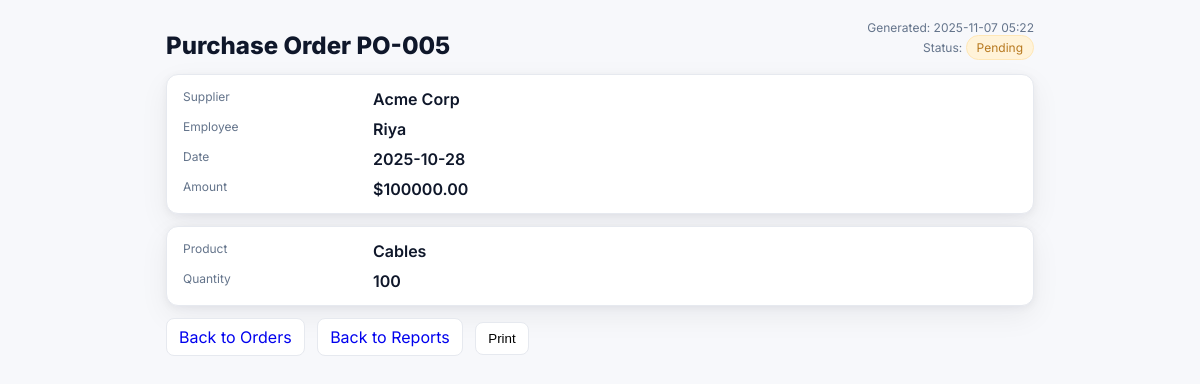
The page /admin/orders/5/view (signed in) on the database its author committed.
### models.py (models this page shows, shortened)
class Order(db.Model):
    id = db.Column(db.Integer, primary_key=True)
    code = db.Column(db.String(20), unique=True, nullable=False)     # e.g., "PO-001"
    date = db.Column(db.Date, default=date.today, nullable=False)
    amount = db.Column(db.Float, default=0.0)                         # total dollar amount
    product_name = db.Column(db.String(100))
    quantity = db.Column(db.Integer)
    status = db.Column(db.String(20), default="Pending")              # Pending, Approved, Rejected
    employee_id = db.Column(db.Integer, db.ForeignKey('user.id'), nullable=False)
    supplier_id = db.Column(db.Integer, db.ForeignKey('supplier.id')) # nullable if supplier optional

class Supplier(db.Model):
    id = db.Column(db.Integer, primary_key=True)
    name = db.Column(db.String(100))
    contact = db.Column(db.String(100))
    email = db.Column(db.String(100))
    address = db.Column(db.String(200))
    orders = db.relationship('Order', backref='supplier', lazy=True)

class User(db.Model):
    id = db.Column(db.Integer, primary_key=True)
    name = db.Column(db.String(100))
    email = db.Column(db.String(100), unique=True)
    password = db.Column(db.String(100))
    role = db.Column(db.String(20))  # 'admin' or 'employee'
    orders = db.relationship('Order', backref='employee', lazy=True)

### app.py (the view)
@app.route('/admin/orders/<int:order_id>/view')
def admin_order_view(order_id):
    if session.get('role') != 'admin':
        flash("Unauthorized access"); return redirect('/')
    o = Order.query.get_or_404(order_id)
    return render_template('admin/order_view.html', o=o, generated_at=datetime.now())

### templates/admin/order_view.html (shortened to what this page needs)
<!doctype html>
<html lang="en">
<head>
  <link rel="stylesheet" href="{{ url_for('static', filename='admin.css') }}">
</head>
<body>
  <div class="ovWrap">
    <div class="ovHead">
      <h1 class="ovTitle">Purchase Order {{ o.code }}</h1>
      <div class="ovMeta">
        Generated: {{ generated_at.strftime('%Y-%m-%d %H:%M') }}<br>
        Status:
        <span class="ovBadge {% if o.status=='Approved' %}ovGreen{% elif o.status=='Rejected' %}ovRed{% else %}ovAmber{% endif %}">
          {{ o.status }}
        </span>
      </div>
    </div>
    <div class="ovCard">
      <div class="ovGrid">
        <div class="ovLabel">Supplier</div><div class="ovValue">{{ o.supplier.name if o.supplier else '-' }}</div>
        <div class="ovLabel">Employee</div><div class="ovValue">{{ o.employee.name if o.employee else '-' }}</div>
        <div class="ovLabel">Date</div><div class="ovValue">{{ o.date }}</div>
        <div class="ovLabel">Amount</div><div class="ovValue">${{ '%.2f'|format(o.amount or 0) }}</div>
      </div>
    </div>
    <div class="ovCard">
      <div class="ovGrid">
        <div class="ovLabel">Product</div><div class="ovValue">{{ o.product_name or '-' }}</div>
        <div class="ovLabel">Quantity</div><div class="ovValue">{{ o.quantity or 0 }}</div>
      </div>
    </div>
    <div class="ovActions">
      <a class="ovBtn" href="{{ url_for('admin_orders') }}">Back to Orders</a>
      <a class="ovBtn" href="{{ url_for('admin_reports') }}">Back to Reports</a>
      <button class="ovBtn" onclick="window.print()">Print</button>
    </div>
  </div>
</body>
</html>

### static/admin.css (style rules this page uses)
:root { --adminBg: #f7f8fb; --adminPanel: #ffffff; --adminText: #0f172a; --adminMuted: #667085; --adminBorder: #e6e9ef; --adminPrimary: #3b82f6; --adminPrimarySoft: #e6efff; --adminGreen: #22c55e; --adminGreenSoft: #e7f8ee; --adminAmber: #f59e0b; --adminAmberSoft: #fff3d9; --adminRed: #ef4444; --adminRedSoft: #ffe4e6; --adminNavBorder: var(--adminBorder); --adminNavBg: #ffffffcc; --adminNavLink: #374151; --adminNavLinkHover: #f1f5f9; --adminNavPrimary: var(--adminPrimary); --adminRadius: 12px; --adminShadow: 0 10px 30px rgba(16, 24, 40, .06), 0 2px 8px rgba(16, 24, 40, .05); }
* { box-sizing: border-box }
html, body { height: 100%; margin: 0 }
body { font-family: Inter, system-ui, -apple-system, Segoe UI, Roboto, Arial, sans-serif; color: var(--adminText); background: var(--adminBg); }
:root { --adminNavBorder: #e6e9ef; --adminNavBg: #ffffffcc; --adminNavLink: #374151; --adminNavLinkHover: #f1f5f9; --adminNavPrimary: #3b82f6; }

### templates/admin/order_view.html (style rules this page uses)
.ovWrap { max-width:900px;margin:20px auto;padding:0 16px }
.ovHead { display:flex;justify-content:space-between;align-items:flex-end;margin-bottom:14px }
.ovTitle { font-size:24px;font-weight:800;margin:0 }
.ovMeta { font-size:12px;color:#64748b;text-align:right }
.ovCard { background:#fff;border:1px solid var(--adminBorder);border-radius:12px;box-shadow:var(--adminShadow);padding:14px 16px;margin-bottom:12px }
.ovGrid { display:grid;grid-template-columns:180px 1fr;gap:10px }
.ovLabel { font-size:12px;color:#64748b }
.ovValue { font-weight:600 }
.ovBadge { display:inline-block;padding:4px 10px;border-radius:999px;font-size:12px }
.ovAmber { background:#fff3d9;color:#b7791f;border:1px solid #ffe7b6 }
.ovActions { margin-top:12px }
.ovBtn { border:1px solid var(--adminBorder);background:#fff;border-radius:8px;padding:8px 12px;text-decoration:none;margin-right:8px;display:inline-block }

### rows shown on the page
Order: code "PO-005", status "Pending", date "2025-10-28", amount "100000.00", product_name "Cables", quantity "100"
Supplier: supplier "Acme Corp"
User: employee "Riya"
